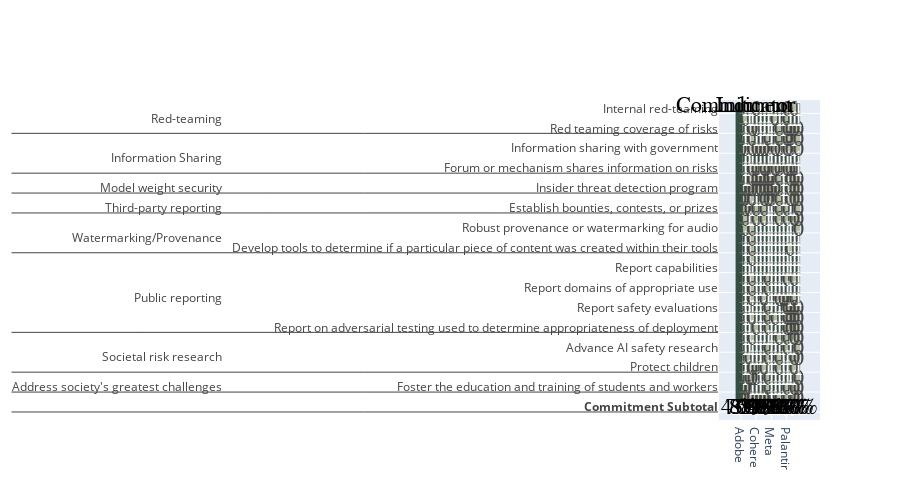

Write notebook code for a chart like this one.
### Code cell
# Define a colorscale for the heatmap
# '#344E41
# '#588157'
# colorscale = [[0, '#DAD7CD'], [1, '#4C7048']]
colorscale = [[0, '#b5bea0'], [1, '#344E41']]

# Create a variable for font type, font style and font size
font = "CircularStd-Book"
font_bold = "CircularStd-Bold"
font_size = 22

# Create a heatmap
fig = go.Figure(data=go.Heatmap(
                z=df.score,
                y=x_multicategory_subdomain,
                x=list(df.Company),
                hoverongaps=False,
                colorscale=colorscale,
                zmin=0,
                zmax=1,
                opacity=1,  # Changed from 0.5 to 1.0 for solid colors
                text=text,
                showscale=False,
                texttemplate="%{text:.0f}",
                textfont=dict(
                    family=font,
                    size=font_size
                ),
                xgap=0.01,  # Add gap between columns
                ygap=0.01   # Add gap between rows
))

fig.update_layout(
    height=500,
    # plot_bgcolor='white',  # Set plot background to white
    # paper_bgcolor='white',  # Set paper background to white
    yaxis=dict(
        ticklabelposition="inside",
        tickangle=0,
        automargin=True,
        gridcolor='white',  # Hide grid lines
        # showgrid=False,
        # title=dict(standoff=15)
    ),
    xaxis=dict(
        # showgrid=False,
        # gridcolor='white'  # Hide grid lines
    )
)

# Extract df.score values and calculate last row
last_row = list(df.score)[::len(set(x_multicategory_subdomain[1]))]
model_ind_count = len(set(x_multicategory_subdomain[1])) - 1
last_row = [x / model_ind_count for x in last_row]

# Add annotations and shapes for the last row
for i, c in enumerate(last_row):
    # Add white rectangle background
    fig.add_shape(
        type='rect',
        x0=i-0.5,
        y0=-0.5,
        x1=i+0.5,
        y1=0.5,
        line=dict(
            color='rgb(188,189,220)',
            width=1,
        ),
        fillcolor='white',
        layer='above'
    )
    # Add percentage annotations
    fig.add_annotation(
        x=i,
        y=0,
        text=f'{c:.0%}',
        showarrow=False,
        font=dict(
            family=font_bold,
            size=font_size,
            color="black"
        ),
    )
# Add vertical line that indicates the Domain
color = '#344E41'
fig.add_shape(type='line',
                x0=-0.5, y0=0.5, x1=-0.5, y1=+30.5,
                line=dict(
                    color=color,
                    width=7,
                ))

# Add horizontal divide line for each 'Indicator'
for i in range(0, len(set(x_multicategory_subdomain[1]))+1):
    fig.add_shape(type='line',
                x0=-0.5, y0=+i-0.5, x1=+15.5, y1=+i-0.5,
                line=dict(
                    color='gray',
                    width=0.7,
                ))
            
# Add annotations for 'Subdomain' and 'Indicator'
fig.add_annotation(
    x=-0.45,
    y=1.026,
    xref="paper",
    yref="paper",
    text="Commitment",
    showarrow=False,
    font=dict(
        family=font_bold,
        size=font_size,
        color="black"
    ),
)
fig.add_annotation(
    x=-0.05,
    y=1.026,
    xref="paper",
    yref="paper",
    text="Indicator",
    showarrow=False,
    font=dict(
        family=font_bold,
        size=font_size,
        color="black"
    ),
)

### Figure 1 — Plotly figure (JSON) as saved in the notebook; plotly's stock layout.template omitted (floating-point values rounded to 4 significant figures; data arrays with more than 128 entries replaced by an {"elided": "..."} marker saying what was removed)
{"data": [{"colorscale": [[0, "#b5bea0"], [1, "#344E41"]], "hoverongaps": false, "opacity": 1, "showscale": false, "text": {"elided": "496 str values"}, "textfont": {"family": "CircularStd-Book", "size": 22}, "texttemplate": "%{text:.0f}", "type": "heatmap", "x": {"elided": "496 str values"}, "xgap": 0.01, "y": {"elided": "2x496 str values"}, "ygap": 0.01, "z": {"elided": "496 int values"}, "zmax": 1, "zmin": 0}], "layout": {"annotations": [{"font": {"color": "black", "family": "CircularStd-Bold", "size": 22}, "showarrow": false, "text": "43%", "x": 0, "y": 0}, {"font": {"color": "black", "family": "CircularStd-Bold", "size": 22}, "showarrow": false, "text": "70%", "x": 1, "y": 0}, {"font": {"color": "black", "family": "CircularStd-Bold", "size": 22}, "showarrow": false, "text": "83%", "x": 2, "y": 0}, {"font": {"color": "black", "family": "CircularStd-Bold", "size": 22}, "showarrow": false, "text": "37%", "x": 3, "y": 0}, {"font": {"color": "black", "family": "CircularStd-Bold", "size": 22}, "showarrow": false, "text": "60%", "x": 4, "y": 0}, {"font": {"color": "black", "family": "CircularStd-Bold", "size": 22}, "showarrow": false, "text": "87%", "x": 5, "y": 0}, {"font": {"color": "black", "family": "CircularStd-Bold", "size": 22}, "showarrow": false, "text": "67%", "x": 6, "y": 0}, {"font": {"color": "black", "family": "CircularStd-Bold", "size": 22}, "showarrow": false, "text": "47%", "x": 7, "y": 0}, {"font": {"color": "black", "family": "CircularStd-Bold", "size": 22}, "showarrow": false, "text": "90%", "x": 8, "y": 0}, {"font": {"color": "black", "family": "CircularStd-Bold", "size": 22}, "showarrow": false, "text": "83%", "x": 9, "y": 0}, {"font": {"color": "black", "family": "CircularStd-Bold", "size": 22}, "showarrow": false, "text": "53%", "x": 10, "y": 0}, {"font": {"color": "black", "family": "CircularStd-Bold", "size": 22}, "showarrow": false, "text": "97%", "x": 11, "y": 0}, {"font": {"color": "black", "family": "CircularStd-Bold", "size": 22}, "showarrow": false, "text": "43%", "x": 12, "y": 0}, {"font": {"color": "black", "family": "CircularStd-Bold", "size": 22}, "showarrow": false, "text": "63%", "x": 13, "y": 0}, {"font": {"color": "black", "family": "CircularStd-Bold", "size": 22}, "showarrow": false, "text": "43%", "x": 14, "y": 0}, {"font": {"color": "black", "family": "CircularStd-Bold", "size": 22}, "showarrow": false, "text": "40%", "x": 15, "y": 0}, {"font": {"color": "black", "family": "CircularStd-Bold", "size": 22}, "showarrow": false, "text": "Commitment", "x": -0.45, "xref": "paper", "y": 1.026, "yref": "paper"}, {"font": {"color": "black", "family": "CircularStd-Bold", "size": 22}, "showarrow": false, "text": "Indicator", "x": -0.05, "xref": "paper", "y": 1.026, "yref": "paper"}], "height": 500, "shapes": [{"fillcolor": "white", "layer": "above", "line": {"color": "rgb(188,189,220)", "width": 1}, "type": "rect", "x0": -0.5, "x1": 0.5, "y0": -0.5, "y1": 0.5}, {"fillcolor": "white", "layer": "above", "line": {"color": "rgb(188,189,220)", "width": 1}, "type": "rect", "x0": 0.5, "x1": 1.5, "y0": -0.5, "y1": 0.5}, {"fillcolor": "white", "layer": "above", "line": {"color": "rgb(188,189,220)", "width": 1}, "type": "rect", "x0": 1.5, "x1": 2.5, "y0": -0.5, "y1": 0.5}, {"fillcolor": "white", "layer": "above", "line": {"color": "rgb(188,189,220)", "width": 1}, "type": "rect", "x0": 2.5, "x1": 3.5, "y0": -0.5, "y1": 0.5}, {"fillcolor": "white", "layer": "above", "line": {"color": "rgb(188,189,220)", "width": 1}, "type": "rect", "x0": 3.5, "x1": 4.5, "y0": -0.5, "y1": 0.5}, {"fillcolor": "white", "layer": "above", "line": {"color": "rgb(188,189,220)", "width": 1}, "type": "rect", "x0": 4.5, "x1": 5.5, "y0": -0.5, "y1": 0.5}, {"fillcolor": "white", "layer": "above", "line": {"color": "rgb(188,189,220)", "width": 1}, "type": "rect", "x0": 5.5, "x1": 6.5, "y0": -0.5, "y1": 0.5}, {"fillcolor": "white", "layer": "above", "line": {"color": "rgb(188,189,220)", "width": 1}, "type": "rect", "x0": 6.5, "x1": 7.5, "y0": -0.5, "y1": 0.5}, {"fillcolor": "white", "layer": "above", "line": {"color": "rgb(188,189,220)", "width": 1}, "type": "rect", "x0": 7.5, "x1": 8.5, "y0": -0.5, "y1": 0.5}, {"fillcolor": "white", "layer": "above", "line": {"color": "rgb(188,189,220)", "width": 1}, "type": "rect", "x0": 8.5, "x1": 9.5, "y0": -0.5, "y1": 0.5}, {"fillcolor": "white", "layer": "above", "line": {"color": "rgb(188,189,220)", "width": 1}, "type": "rect", "x0": 9.5, "x1": 10.5, "y0": -0.5, "y1": 0.5}, {"fillcolor": "white", "layer": "above", "line": {"color": "rgb(188,189,220)", "width": 1}, "type": "rect", "x0": 10.5, "x1": 11.5, "y0": -0.5, "y1": 0.5}, {"fillcolor": "white", "layer": "above", "line": {"color": "rgb(188,189,220)", "width": 1}, "type": "rect", "x0": 11.5, "x1": 12.5, "y0": -0.5, "y1": 0.5}, {"fillcolor": "white", "layer": "above", "line": {"color": "rgb(188,189,220)", "width": 1}, "type": "rect", "x0": 12.5, "x1": 13.5, "y0": -0.5, "y1": 0.5}, {"fillcolor": "white", "layer": "above", "line": {"color": "rgb(188,189,220)", "width": 1}, "type": "rect", "x0": 13.5, "x1": 14.5, "y0": -0.5, "y1": 0.5}, {"fillcolor": "white", "layer": "above", "line": {"color": "rgb(188,189,220)", "width": 1}, "type": "rect", "x0": 14.5, "x1": 15.5, "y0": -0.5, "y1": 0.5}, {"line": {"color": "#344E41", "width": 7}, "type": "line", "x0": -0.5, "x1": -0.5, "y0": 0.5, "y1": 30.5}, {"line": {"color": "gray", "width": 0.7}, "type": "line", "x0": -0.5, "x1": 15.5, "y0": -0.5, "y1": -0.5}, {"line": {"color": "gray", "width": 0.7}, "type": "line", "x0": -0.5, "x1": 15.5, "y0": 0.5, "y1": 0.5}, {"line": {"color": "gray", "width": 0.7}, "type": "line", "x0": -0.5, "x1": 15.5, "y0": 1.5, "y1": 1.5}, {"line": {"color": "gray", "width": 0.7}, "type": "line", "x0": -0.5, "x1": 15.5, "y0": 2.5, "y1": 2.5}, {"line": {"color": "gray", "width": 0.7}, "type": "line", "x0": -0.5, "x1": 15.5, "y0": 3.5, "y1": 3.5}, {"line": {"color": "gray", "width": 0.7}, "type": "line", "x0": -0.5, "x1": 15.5, "y0": 4.5, "y1": 4.5}, {"line": {"color": "gray", "width": 0.7}, "type": "line", "x0": -0.5, "x1": 15.5, "y0": 5.5, "y1": 5.5}, {"line": {"color": "gray", "width": 0.7}, "type": "line", "x0": -0.5, "x1": 15.5, "y0": 6.5, "y1": 6.5}, {"line": {"color": "gray", "width": 0.7}, "type": "line", "x0": -0.5, "x1": 15.5, "y0": 7.5, "y1": 7.5}, {"line": {"color": "gray", "width": 0.7}, "type": "line", "x0": -0.5, "x1": 15.5, "y0": 8.5, "y1": 8.5}, {"line": {"color": "gray", "width": 0.7}, "type": "line", "x0": -0.5, "x1": 15.5, "y0": 9.5, "y1": 9.5}, {"line": {"color": "gray", "width": 0.7}, "type": "line", "x0": -0.5, "x1": 15.5, "y0": 10.5, "y1": 10.5}, {"line": {"color": "gray", "width": 0.7}, "type": "line", "x0": -0.5, "x1": 15.5, "y0": 11.5, "y1": 11.5}, {"line": {"color": "gray", "width": 0.7}, "type": "line", "x0": -0.5, "x1": 15.5, "y0": 12.5, "y1": 12.5}, {"line": {"color": "gray", "width": 0.7}, "type": "line", "x0": -0.5, "x1": 15.5, "y0": 13.5, "y1": 13.5}, {"line": {"color": "gray", "width": 0.7}, "type": "line", "x0": -0.5, "x1": 15.5, "y0": 14.5, "y1": 14.5}, {"line": {"color": "gray", "width": 0.7}, "type": "line", "x0": -0.5, "x1": 15.5, "y0": 15.5, "y1": 15.5}, {"line": {"color": "gray", "width": 0.7}, "type": "line", "x0": -0.5, "x1": 15.5, "y0": 16.5, "y1": 16.5}, {"line": {"color": "gray", "width": 0.7}, "type": "line", "x0": -0.5, "x1": 15.5, "y0": 17.5, "y1": 17.5}, {"line": {"color": "gray", "width": 0.7}, "type": "line", "x0": -0.5, "x1": 15.5, "y0": 18.5, "y1": 18.5}, {"line": {"color": "gray", "width": 0.7}, "type": "line", "x0": -0.5, "x1": 15.5, "y0": 19.5, "y1": 19.5}, {"line": {"color": "gray", "width": 0.7}, "type": "line", "x0": -0.5, "x1": 15.5, "y0": 20.5, "y1": 20.5}, {"line": {"color": "gray", "width": 0.7}, "type": "line", "x0": -0.5, "x1": 15.5, "y0": 21.5, "y1": 21.5}, {"line": {"color": "gray", "width": 0.7}, "type": "line", "x0": -0.5, "x1": 15.5, "y0": 22.5, "y1": 22.5}, {"line": {"color": "gray", "width": 0.7}, "type": "line", "x0": -0.5, "x1": 15.5, "y0": 23.5, "y1": 23.5}, {"line": {"color": "gray", "width": 0.7}, "type": "line", "x0": -0.5, "x1": 15.5, "y0": 24.5, "y1": 24.5}, {"line": {"color": "gray", "width": 0.7}, "type": "line", "x0": -0.5, "x1": 15.5, "y0": 25.5, "y1": 25.5}, {"line": {"color": "gray", "width": 0.7}, "type": "line", "x0": -0.5, "x1": 15.5, "y0": 26.5, "y1": 26.5}, {"line": {"color": "gray", "width": 0.7}, "type": "line", "x0": -0.5, "x1": 15.5, "y0": 27.5, "y1": 27.5}, {"line": {"color": "gray", "width": 0.7}, "type": "line", "x0": -0.5, "x1": 15.5, "y0": 28.5, "y1": 28.5}, {"line": {"color": "gray", "width": 0.7}, "type": "line", "x0": -0.5, "x1": 15.5, "y0": 29.5, "y1": 29.5}, {"line": {"color": "gray", "width": 0.7}, "type": "line", "x0": -0.5, "x1": 15.5, "y0": 30.5, "y1": 30.5}], "yaxis": {"automargin": true, "gridcolor": "white", "tickangle": 0, "ticklabelposition": "inside"}}}
